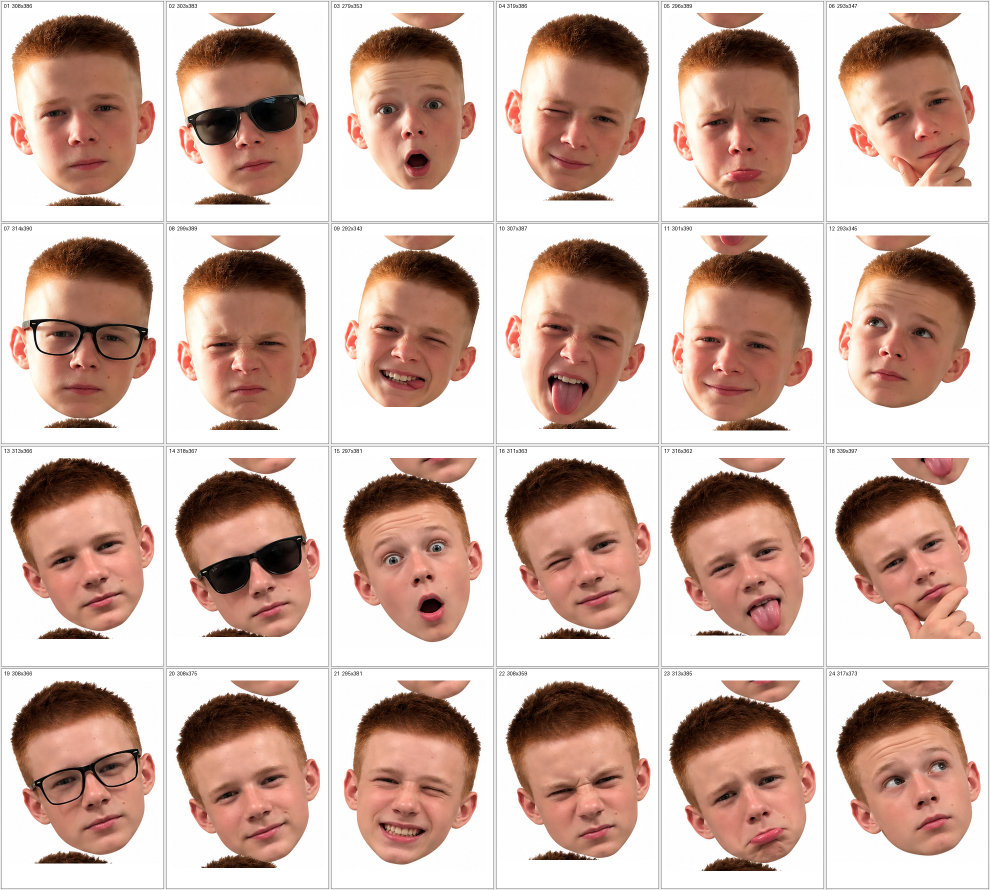
#> input picture result/превью_24_лиц.png, 1980 x 1780 px (shown at 1/2 size)
$ python faces_a4_pdf.py --src '../result/превью_24_лиц.png'
#> lines starting #> are read from the running program, lines starting #| are printed output that depends on the picture; after the words box and inside, x2 and y2 are one past the last pixel; in counts of white or black regions, pixels touching at a corner belong together
#!/usr/bin/env python3
# -*- coding: utf-8 -*-
"""
Нарезка лиц с листов-сеток (белый фон) -> отдельные PNG -> A4 -> PDF для печати.

Особенность исходников: лица в столбцах СТЫКАЮТСЯ (подбородок верхнего касается
волос нижнего), поэтому чистых белых коридоров между рядами нет.
Алгоритм:
  1) столбцы разделяются по полностью белым вертикальным коридорам;
  2) внутри каждого столбца границы между лицами ищутся как "перешейки" —
     локальные минимумы профиля заполнения (там, где ширина силуэта минимальна);
  3) каждый вырез = столбец x (ряд в границах перешейка) + запас 12 px с обеих
     сторон перешейка, чтобы гарантированно не срезать ни подбородок, ни волосы;
  4) по горизонтали вырез затягивается по габаритам содержимого (там всегда белый фон);
  5) каждый вырез кладётся на A4 максимально крупно, по центру, без обрезки,
     пропорции сохраняются;
  6) собираются 2 PDF (1 лицо = 1 страница A4): без пересэмплирования (пиксели
     исходные, lossless) и с ресемплингом Lanczos под 300 dpi для печати;
  7) автоматическая проверка: 24 страницы, формат A4, картинка внутри полей,
     лицо не упирается в край выреза (кроме случаев, где обрезано уже в исходнике).
"""

import argparse
import json
import os
import re
import sys
import zlib

import numpy as np
from PIL import Image, ImageDraw

try:
    from scipy import ndimage
except Exception:
    ndimage = None

import pikepdf

MM = 72.0 / 25.4
A4_W_MM, A4_H_MM = 210.0, 297.0
MARGIN_MM = 10.0
DPI_A4 = 300
OVERLAP_PX = 12          # запас с каждой стороны перешейка
THR_INK = 250            # порог "не белого"
MIN_GAP = 20             # минимальная ширина белого коридора между столбцами
MIN_VALLEY_PROM = 30     # минимальная проминентность перешейка
MIN_VALLEY_DIST = 100    # минимальное расстояние между перешейками


def log(m=""):
    print(m, flush=True)


# ------------------------------------------------------------------ сегментация

def load_rgb_white(path):
    im = Image.open(path)
    if im.mode in ("RGBA", "LA", "P"):
        im = im.convert("RGBA")
        bg = Image.new("RGBA", im.size, (255, 255, 255, 255))
        im = Image.alpha_composite(bg, im).convert("RGB")
    else:
        im = im.convert("RGB")
    return im


def ink_mask(im, thr=THR_INK):
    a = np.asarray(im).astype(np.int16)
    m = a.min(axis=2) <= thr
    if ndimage is not None:
        m = ndimage.binary_opening(m, structure=np.ones((3, 3), bool))
    return m


def runs_of(mask1d, min_len=1):
    idx = np.flatnonzero(np.diff(np.r_[0, mask1d.view(np.int8), 0]))
    return [(int(a), int(b)) for a, b in zip(idx[0::2], idx[1::2]) if b - a >= min_len]


def column_bands(ink, min_gap=MIN_GAP):
    """Столбцы лиц: разрез по полностью белым вертикальным полосам."""
    white_cols = ~ink.any(axis=0)
    gaps = runs_of(white_cols, min_len=0)
    bands, cur = [], 0
    for a, b in gaps:
        if b - a + 1 >= min_gap:
            if a > cur:
                bands.append((cur, a - 1))
            cur = b
    if cur < ink.shape[1]:
        bands.append((cur, ink.shape[1] - 1))
    return bands


def find_cuts(ink, x0, x1, min_prom=MIN_VALLEY_PROM, min_dist=MIN_VALLEY_DIST, win=80):
    """Границы между лицами внутри столбца: чистые белые полосы + перешейки."""
    prof = ink[:, x0:x1 + 1].sum(axis=1).astype(float)
    n = len(prof)
    cands = []

    # 1) полностью белые строки (если есть) — идеальный разрез.
    # полосы, примыкающие к краю листа, разрезом не являются (это просто фон над/под лицом)
    for a, b in runs_of(prof == 0, min_len=5):
        if a == 0 or b >= n - 1:
            continue
        cands.append((0.0, (a + b) // 2, "white"))

    # 2) перешейки — локальные минимумы профиля со значимой проминентностью
    k = 15
    sm = np.convolve(prof, np.ones(2 * k + 1) / (2 * k + 1), mode="same")
    edge = 35
    for y in range(edge, n - edge):
        lo, hi = max(0, y - win), min(n, y + win + 1)
        if sm[y] <= sm[lo:hi].min() + 1e-9:
            prom = min(sm[lo:y + 1].max(), sm[y:hi].max()) - sm[y]
            if prom >= min_prom:
                cands.append((float(-prom), y, "valley"))

    if not cands:
        return [], prof, sm

    cands.sort()
    chosen = []
    for _, y, kind in cands:
        if all(abs(y - y2) >= min_dist for _, y2, _ in chosen):
            chosen.append((0, y, kind))
    chosen.sort(key=lambda t: t[1])

    # при наличии белых разрезов убираем перешейки, попавшие в те же межрядовые зоны
    return [y for _, y, _ in chosen], prof, sm


def content_bbox(ink, x0, x1, y0, y1, min_area=300):
    sub = ink[y0:y1 + 1, x0:x1 + 1]
    if not sub.any():
        return None
    if ndimage is not None:
        lab, n = ndimage.label(sub, structure=np.ones((3, 3), bool))
        keep = np.zeros_like(sub)
        for i, sl in enumerate(ndimage.find_objects(lab), 1):
            if sl is None:
                continue
            m = lab[sl] == i
            if int(m.sum()) >= min_area:
                keep[sl] |= m
        if not keep.any():
            keep = sub
        ys, xs = np.nonzero(keep)
    else:
        ys, xs = np.nonzero(sub)
    return (x0 + int(xs.min()), y0 + int(ys.min()), x0 + int(xs.max()), y0 + int(ys.max()))


def extract_faces(path, overlap=OVERLAP_PX, verbose=True):
    im = load_rgb_white(path)
    ink = ink_mask(im)
    H, W = ink.shape
    bands = column_bands(ink)
    faces, diag = [], {"file": os.path.basename(path), "size": [W, H], "columns": [], }
    for ci, (x0, x1) in enumerate(bands, 1):
        cuts, prof, sm = find_cuts(ink, x0, x1)
        edges = [0] + cuts + [H - 1]
        col_info = {"column": ci, "x": [x0, x1], "cuts": cuts, "faces": []}
        for k in range(len(edges) - 1):
            ty, by = edges[k], edges[k + 1]
            y0 = 0 if k == 0 else max(0, ty - overlap)
            y1 = H - 1 if k == len(edges) - 2 else min(H - 1, by + overlap)
            bb = content_bbox(ink, x0, x1, y0, y1)
            if bb is None:
                continue
            bx0, by0, bx1, by1 = bb
            if (by1 - by0 + 1) < 60 or (bx1 - bx0 + 1) * (by1 - by0 + 1) < 1200:
                if verbose:
                    log(f"    отброшен огрызок в столбце {ci} ряды {y0}-{y1} "
                        f"({bx1 - bx0 + 1}x{by1 - by0 + 1} px)")
                continue
            # Кадрируем по габариту содержимого (лицо + возможная часть соседа в зоне стыка)
            # и добавляем белый запас, чтобы ни лицо, ни пиксели соседа не упирались в край.
            pad_x, pad_y = 8, 12
            cx0, cx1 = max(0, bx0 - pad_x), min(W - 1, bx1 + pad_x)
            cy0, cy1 = max(0, by0 - pad_y), min(H - 1, by1 + pad_y)
            crop = im.crop((cx0, cy0, cx1 + 1, cy1 + 1))
            # содержимое строгой полосы ряда (без зоны перекрытия) = само лицо
            band = content_bbox(ink, x0, x1, ty, by, min_area=200) or bb
            faces.append({
                "img": crop, "src": os.path.basename(path),
                "col": ci, "row": k + 1,
                "box": [cx0, cy0, cx1 + 1, cy1 + 1],
                "content": [bx0, by0, bx1, by1],
                "face_band": list(band),
                "cut_top": ty, "cut_bottom": by,
                "crop_w": crop.width, "crop_h": crop.height,
                "src_w": W, "src_h": H,
            })
            col_info["faces"].append({"row": k + 1, "cuts": [ty, by], "crop": [crop.width, crop.height]})
        diag["columns"].append(col_info)
        if verbose:
            log(f"  столбец {ci}: x {x0}-{x1}, лиц {len(col_info['faces'])}, "
                f"перешейки {cuts}")
    diag["faces"] = len(faces)
    return faces, diag


# ------------------------------------------------------------------ A4 / PDF

def fit_rect(px_w, px_h, margin_mm=MARGIN_MM, allow_upscale=True):
    aw, ah = A4_W_MM - 2 * margin_mm, A4_H_MM - 2 * margin_mm
    k = min(aw / px_w, ah / px_h)
    if not allow_upscale:
        k = min(k, 1.0)
    w_mm, h_mm = px_w * k, px_h * k
    return (A4_W_MM - w_mm) / 2.0, (A4_H_MM - h_mm) / 2.0, w_mm, h_mm


class PDF:
    def __init__(self):
        self.objs = [None]

    def add(self, payload):
        self.objs.append(payload)
        return len(self.objs) - 1

    def reserve(self):
        self.objs.append(None)
        return len(self.objs) - 1

    def set(self, n, payload):
        self.objs[n] = payload

    def write(self, path):
        out = bytearray(b"%PDF-1.7\n%\xe2\xe3\xcf\xd3\n")
        offs = [0] * len(self.objs)
        for i in range(1, len(self.objs)):
            offs[i] = len(out)
            out += f"{i} 0 obj\n".encode() + self.objs[i] + b"\nendobj\n"
        xref = len(out)
        out += f"xref\n0 {len(self.objs)}\n".encode() + b"0000000000 65535 f \n"
        for i in range(1, len(self.objs)):
            out += f"{offs[i]:010d} 00000 n \n".encode()
        out += (f"trailer\n<< /Size {len(self.objs)} /Root 1 0 R >>\nstartxref\n{xref}\n%%EOF\n").encode()
        open(path, "wb").write(bytes(out))
        return path


def a4_pdf(items, out_path, margin_mm=MARGIN_MM, allow_upscale=True):
    """items: [(PIL.Image, имя)] -> PDF A4, по одному изображению на страницу (lossless)."""
    pdf = PDF()
    catalog = pdf.reserve()
    pages_obj = pdf.reserve()
    pdf.set(catalog, f"<< /Type /Catalog /Pages {pages_obj} 0 R >>".encode())
    kids, placed = [], []
    for img, name in items:
        rgb = np.asarray(img.convert("RGB"), dtype=np.uint8)
        h, w = rgb.shape[:2]
        data = zlib.compress(rgb.tobytes(), 9)
        im_obj = pdf.reserve()
        pdf.set(im_obj, (
            f"<< /Type /XObject /Subtype /Image /Width {w} /Height {h} /ColorSpace /DeviceRGB "
            f"/BitsPerComponent 8 /Filter /FlateDecode /Length {len(data)} /Interpolate true >>\nstream\n"
        ).encode() + data + b"\nendstream")

        x_mm, y_mm, w_mm, h_mm = fit_rect(w, h, margin_mm, allow_upscale)
        iw, ih = w_mm * MM, h_mm * MM
        x_pt, y_pt = x_mm * MM, (A4_H_MM - y_mm - h_mm) * MM
        content = f"q {iw:.4f} 0 0 {ih:.4f} {x_pt:.4f} {y_pt:.4f} cm /Im0 Do Q".encode()
        c_obj = pdf.add(f"<< /Length {len(content)} >>\nstream\n".encode() + content + b"\nendstream")
        page = pdf.add((
            f"<< /Type /Page /Parent {pages_obj} 0 R /MediaBox [0 0 {A4_W_MM * MM:.4f} {A4_H_MM * MM:.4f}] "
            f"/Resources << /XObject << /Im0 {im_obj} 0 R >> /ProcSet [/PDF /ImageC] >> "
            f"/Contents {c_obj} 0 R >>").encode())
        kids.append(f"{page} 0 R")
        placed.append({"name": name, "px": [w, h], "mm": [round(w_mm, 1), round(h_mm, 1)],
                       "dpi": round(w / (w_mm / 25.4), 1)})
    pdf.set(pages_obj, f"<< /Type /Pages /Count {len(kids)} /Kids [{' '.join(kids)}] >>".encode())
    pdf.write(out_path)
    return placed


def a4_pdf_jpeg(items, out_path, margin_mm=MARGIN_MM, quality=95):
    """PDF A4: изображения кладутся в JPEG (для печати, компактный файл)."""
    from io import BytesIO
    pdf = PDF()
    catalog = pdf.reserve()
    pages_obj = pdf.reserve()
    pdf.set(catalog, f"<< /Type /Catalog /Pages {pages_obj} 0 R >>".encode())
    kids, placed = [], []
    for img, name in items:
        rgb = img.convert("RGB")
        bio = BytesIO()
        rgb.save(bio, "JPEG", quality=quality, subsampling=0, optimize=True)
        data = bio.getvalue()
        w, h = rgb.size
        im_obj = pdf.reserve()
        pdf.set(im_obj, (
            f"<< /Type /XObject /Subtype /Image /Width {w} /Height {h} /ColorSpace /DeviceRGB "
            f"/BitsPerComponent 8 /Filter /DCTDecode /Length {len(data)} >>\nstream\n"
        ).encode() + data + b"\nendstream")
        x_mm, y_mm, w_mm, h_mm = fit_rect(w, h, margin_mm, True)
        content = (f"q {w_mm * MM:.4f} 0 0 {h_mm * MM:.4f} {x_mm * MM:.4f} "
                   f"{(A4_H_MM - y_mm - h_mm) * MM:.4f} cm /Im0 Do Q").encode()
        c_obj = pdf.add(f"<< /Length {len(content)} >>\nstream\n".encode() + content + b"\nendstream")
        page = pdf.add((
            f"<< /Type /Page /Parent {pages_obj} 0 R /MediaBox [0 0 {A4_W_MM * MM:.4f} {A4_H_MM * MM:.4f}] "
            f"/Resources << /XObject << /Im0 {im_obj} 0 R >> /ProcSet [/PDF /ImageC] >> "
            f"/Contents {c_obj} 0 R >>").encode())
        kids.append(f"{page} 0 R")
        placed.append({"name": name, "px": [w, h], "mm": [round(w_mm, 1), round(h_mm, 1)],
                       "dpi": round(w / (w_mm / 25.4), 1)})
    pdf.set(pages_obj, f"<< /Type /Pages /Count {len(kids)} /Kids [{' '.join(kids)}] >>".encode())
    pdf.write(out_path)
    return placed


def verify_pdf(path, expect, margin_mm=MARGIN_MM):
    res = {"file": os.path.basename(path), "pages": 0, "a4": True, "inside": True, "problems": []}
    with pikepdf.open(path) as pdf:
        res["pages"] = len(pdf.pages)
        if res["pages"] != expect:
            res["problems"].append(f"страниц {res['pages']}, ожидалось {expect}")
        tol, lo = 1.0, margin_mm * MM - 1.0
        dpi_min = None
        for i, page in enumerate(pdf.pages, 1):
            mb = [float(v) for v in page.MediaBox]
            if abs((mb[2] - mb[0]) - A4_W_MM * MM) > 2 or abs((mb[3] - mb[1]) - A4_H_MM * MM) > 2:
                res["a4"] = False
                res["problems"].append(f"стр.{i}: не A4")
                continue
            xo = page.Resources.get("/XObject")
            imgs = [] if xo is None else [v for v in xo.values() if str(v.get("/Subtype")) == "/Image"]
            if len(imgs) != 1:
                res["problems"].append(f"стр.{i}: картинок {len(imgs)}")
                continue
            m = re.search(r"([-\d.]+) 0 0 ([-\d.]+) ([-\d.]+) ([-\d.]+) cm",
                          page.Contents.read_bytes().decode("latin-1"))
            if not m:
                res["problems"].append(f"стр.{i}: нет матрицы")
                continue
            iw, ih, x, y = (float(g) for g in m.groups())
            if iw / ih > 5 or ih / iw > 5 or iw < 1 or ih < 1:
                res["problems"].append(f"стр.{i}: странные пропорции")
            if x < lo - .5 or y < lo - .5 or x + iw > A4_W_MM * MM - lo + .5 or y + ih > A4_H_MM * MM - lo + .5:
                res["inside"] = False
                res["problems"].append(f"стр.{i}: за полями")
            d = int(imgs[0].Width) / (iw / 72.0)
            dpi_min = d if dpi_min is None else min(dpi_min, d)
        res["min_dpi"] = round(dpi_min, 1) if dpi_min else None
    res["ok"] = not res["problems"]
    return res


def contact_sheet(items, out_path, cols=6, cell=420):
    rows = (len(items) + cols - 1) // cols
    ch = int(cell * 1.35)
    sheet = Image.new("RGB", (cols * cell, rows * ch), (232, 232, 232))
    d = ImageDraw.Draw(sheet)
    for i, (label, im) in enumerate(items):
        c, r = i % cols, i // cols
        x, y = c * cell, r * ch
        d.rectangle([x + 2, y + 2, x + cell - 3, y + ch - 3], fill=(255, 255, 255), outline=(120, 120, 120))
        d.text((x + 10, y + 8), label, fill=(0, 0, 0))
        t = im.copy()
        t.thumbnail((cell - 32, ch - 56), Image.LANCZOS)
        sheet.paste(t, (x + (cell - t.width) // 2, y + 30))
    sheet.save(out_path)
    return out_path


# ------------------------------------------------------------------ main

def main():
    ap = argparse.ArgumentParser()
    ap.add_argument("--src", nargs="+", required=True)
    ap.add_argument("--out", default="result")
    ap.add_argument("--overlap", type=int, default=OVERLAP_PX)
    ap.add_argument("--margin", type=float, default=MARGIN_MM)
    ap.add_argument("--expect", type=int, default=24)
    args = ap.parse_args()

    d_crop = os.path.join(args.out, "01_лица")
    d_a4 = os.path.join(args.out, "02_страницы_A4_300dpi")
    d_chk = os.path.join(args.out, "03_проверка")
    for d in (d_crop, d_a4, d_chk):
        os.makedirs(d, exist_ok=True)

    diags, faces = [], []
    for p in args.src:
        log(f"[{os.path.basename(p)}]")
        f, diag = extract_faces(p, overlap=args.overlap)
#> in load_rgb_white, im is the input picture: PIL image 1980x1780 RGB; mean R, G, B 205.3, 177.9, 167.6
#> in ink_mask, `m = a.min(axis=2) <= thr`:
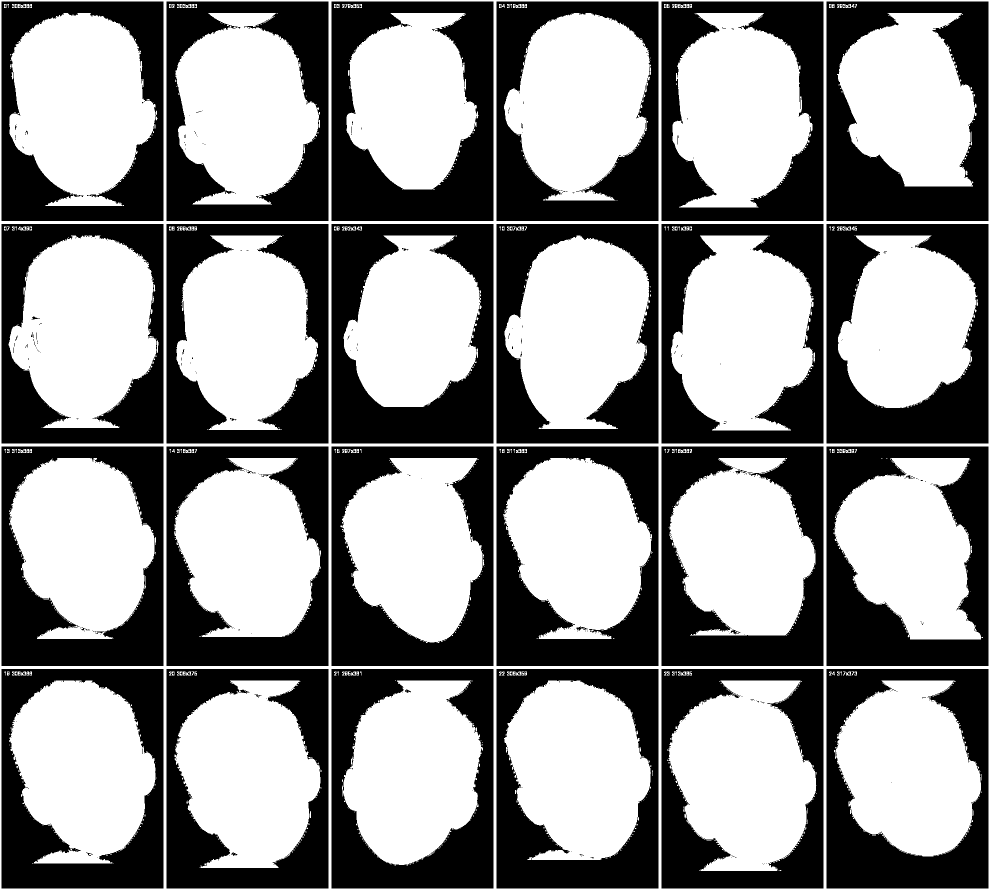
#> m: shape (1780, 1980) bool (shown at 1/2 size); 55.5% white; 591 black regions (549 under 20 px), largest, box (x1, y1, x2, y2) and area: (663, 3, 987, 442) 74112, (663, 448, 987, 887) 72894, (1653, 3, 1977, 442) 72038
#> in ink_mask, `m = ndimage.binary_opening(m, structure=np.ones((3, 3), bool))`:
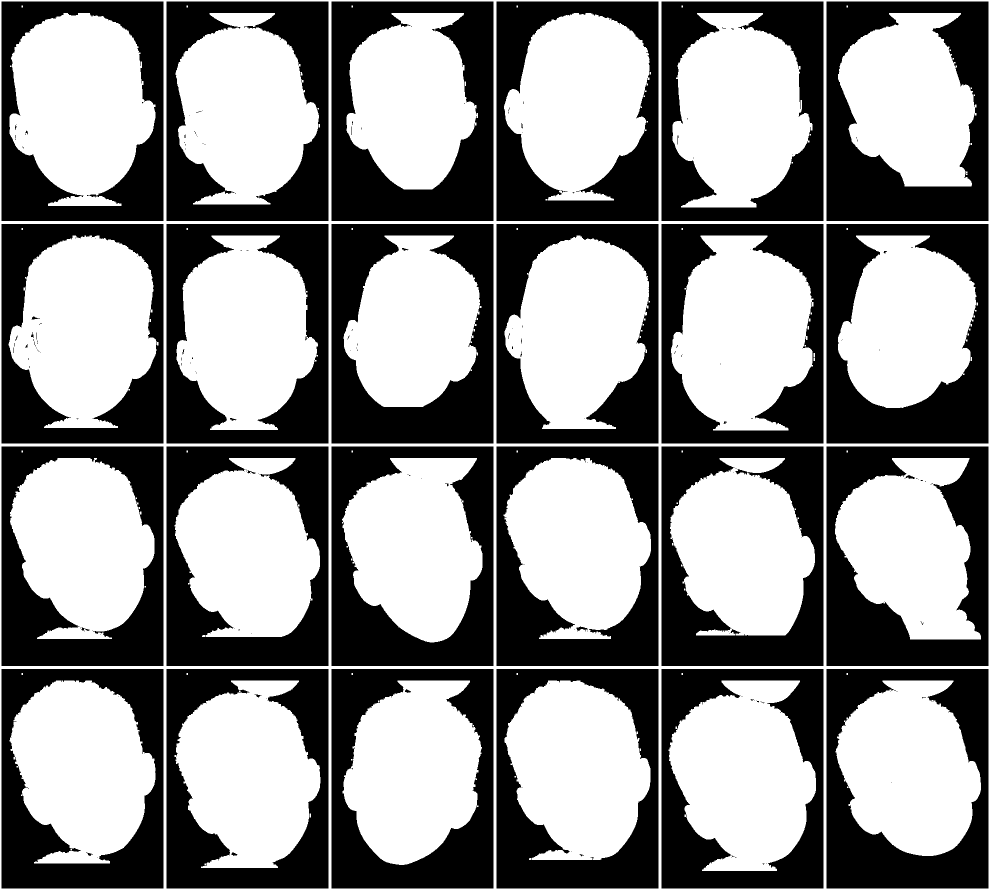
#> m: shape (1780, 1980) bool (shown at 1/2 size); 55% white; 206 black regions (162 under 20 px), largest, box (x1, y1, x2, y2) and area: (663, 3, 987, 442) 74739, (663, 448, 987, 887) 73531, (1653, 3, 1977, 442) 72656
#> in runs_of, `idx = np.flatnonzero(np.diff(np.r_[0, mask1d.view(np.int8), 0]))`: idx = empty array
#> in column_bands, `gaps = runs_of(white_cols, min_len=0)`: gaps = []
#> in extract_faces, `bands = column_bands(ink)`: bands = [(0, 1979)]
#> the loop in extract_faces, `for ci, (x0, x1) in enumerate(bands, 1):` made 1 pass
#> (ci, x0, x1, k in find_cuts, edge in find_cuts, edges) on pass 1: (1, 0, 1979, 15, 35, [0, 426, 871, 1314, 1779])
#> (printed output is left out)
#> pass 1, in content_bbox, `sub = ink[y0:y1 + 1, x0:x1 + 1]`:
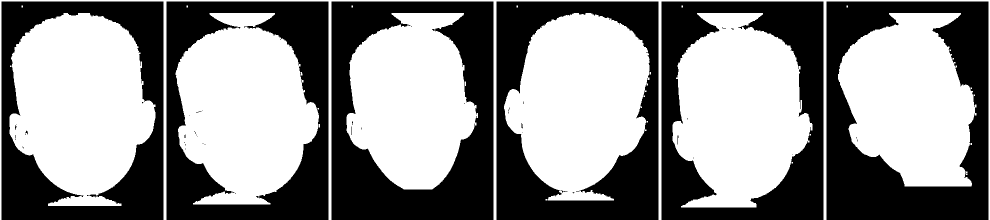
#> sub: shape (439, 1980) bool (shown at 1/2 size); 54.7% white; 51 black regions (41 under 20 px), largest, box (x1, y1, x2, y2) and area: (663, 3, 987, 439) 73767, (1653, 3, 1977, 439) 71684, (993, 3, 1317, 439) 63118
#> pass 1, in content_bbox, `lab, n = ndimage.label(sub, structure=np.ones((3, 3), bool))`:
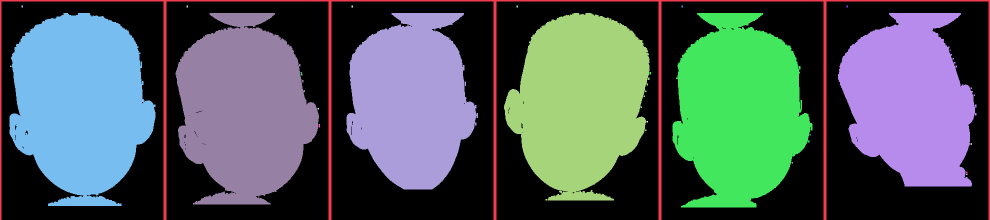
#> lab: shape (439, 1980) int32 (shown at 1/2 size); 27 distinct labels, from 0 to 26; one colour per label, 0 black
#> after the loop in extract_faces, `for ci, (x0, x1) in enumerate(bands, 1):`: faces = 4 items
#> f = 4 items; diag = 4 items
#> (the rest of the program and of its run is left out)
